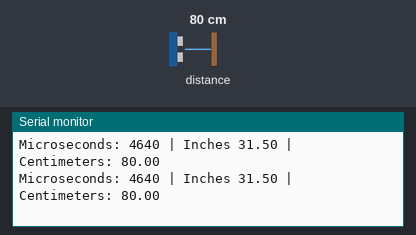
Recording of a sketch running on a simulated Arduino Uno, built with avr-gcc and run on an emulated ATmega328P. Shown: the last lines printed to the serial monitor. Inputs (shaded band) come from the test bench; at power-on: distance to the obstacle 80 cm.

Above: at 1.8 s.
1.9 s: distance to the obstacle set to 2 cm
At 2.8 s:
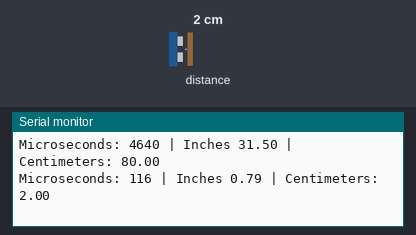
3.4 s: distance to the obstacle set to 4 cm
At 4.8 s:
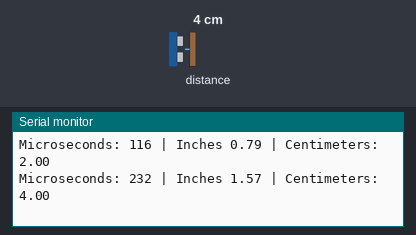
Timing chart, 0 to 6.4 s (numbered marks = the images above; inputs shaded):
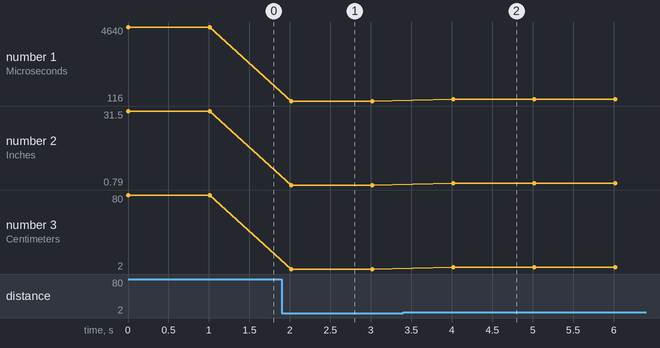

Measured:
- after the input at 1.9 s, the serial monitor: prints a new line after 0.11 s (image 1)
- after the input at 3.4 s, the serial monitor: prints a new line after 0.62 s (image 2)
- plotted number 1: 4640 → 116 after the input at 1.9 s, 116 → 232 after the input at 3.4 s
- plotted number 2: 31.5 → 0.79 after the input at 1.9 s, 0.79 → 1.57 after the input at 3.4 s
- plotted number 3: 80 → 2 after the input at 1.9 s, 2 → 4 after the input at 3.4 s

The sketch:

Ping_test.ino
```cpp
// Ping test

#include <Ping.h>

Ping ping = Ping(8, 0, 0);

void setup() {
  Serial.begin(115200);
}

void loop()
{
  ping.fire();
  Serial.print("Microseconds: ");
  Serial.print(ping.microseconds());
  Serial.print(" | Inches ");
  Serial.print(ping.inches());
  Serial.print(" | Centimeters: ");
  Serial.print(ping.centimeters());
  Serial.println("");
  delay(1000);
}
```
